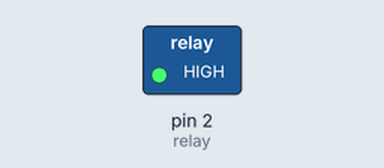
Simulated run of this sketch. Board: Arduino Uno, built with avr-gcc and run on an emulated ATmega328P. Parts: switched loads named in the sketch (green lamp = pin HIGH).

Above: at 0.1 s.
Timing chart, 0 to 1.6 s (numbered marks = the images above):
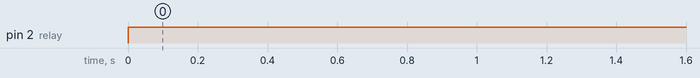

Measured:
- by itself, pin 2 (relay): LOW → HIGH at 0.00 s

The sketch:

Avoid.ino
```cpp
int relay = 2;
int delayTime = 5;
void setup(){
  pinMode(relay, OUTPUT);
}

void loop(){
  digitalWrite(relay,HIGH);
  delay(delayTime * 1000);
}
```
